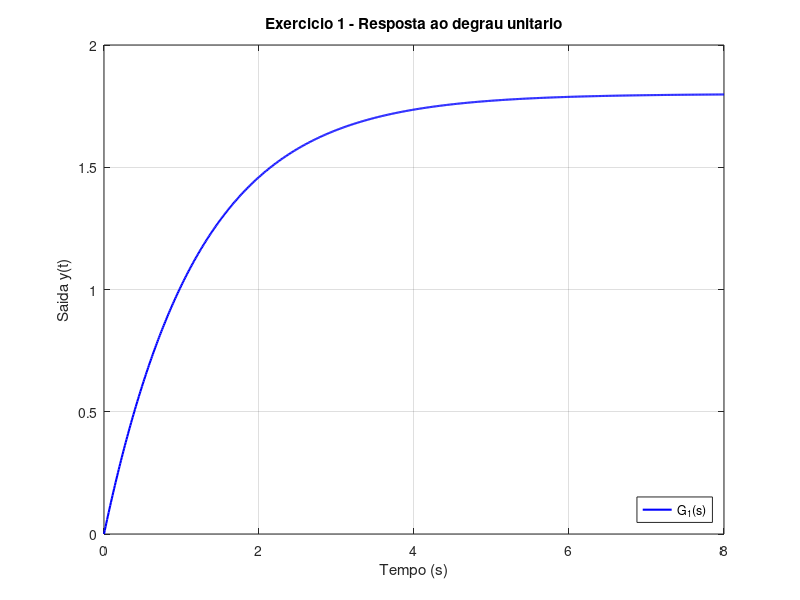
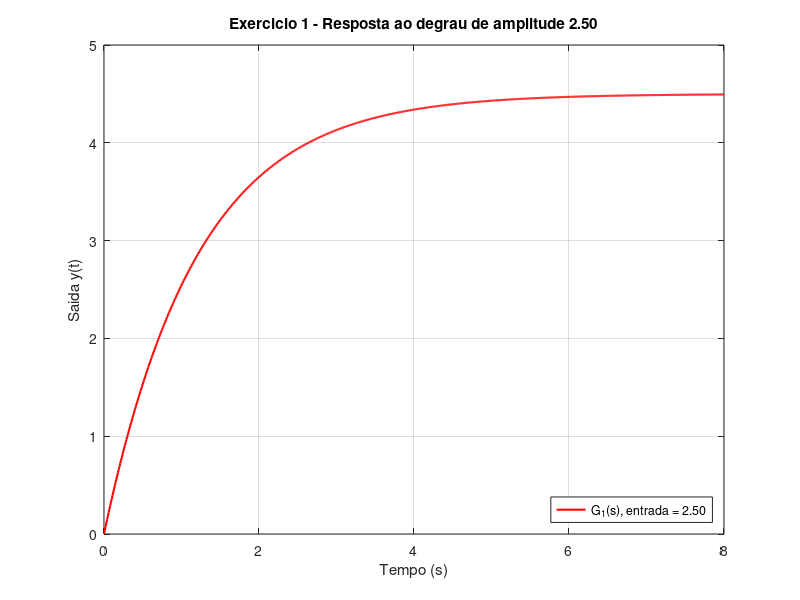

Recreate these plots in MATLAB, in order. (Note: this script raises an error after producing the figures.)
clear; clc; close all;

%% Exercicio 1 - Identificacao de um sistema de primeira ordem

K1   = 1.8;      % ganho estatico
tau1 = 1.2;      % constante de tempo [s]

G1 = tf(K1, [tau1 1]);          % G1(s) = K1 / (tau1*s + 1)

polo1   = pole(G1);
tr1     = 2.2*tau1;             % tempo de subida (10-90%)
ts1     = 4*tau1;               % tempo de acomodacao (2%)
ganho1  = dcgain(G1);           % ganho em regime permanente

fprintf('=== EXERCICIO 1 ===\n');
fprintf('Funcao de transferencia: G1(s) = %.4g / (%.4g s + 1)\n', K1, tau1);
fprintf('Ganho K = %.4g\n', K1);
fprintf('Constante de tempo tau = %.4g s\n', tau1);
fprintf('Polo do sistema = %.4f\n', polo1);
fprintf('Tempo de subida (10-90%%) = %.4f s\n', tr1);
fprintf('Tempo de acomodacao (2%%) = %.4f s\n', ts1);
fprintf('Ganho em regime permanente = %.4g\n\n', ganho1);

t = 0:0.01:8;
y1 = K1*(1 - exp(-t/tau1));     % resposta ao degrau unitario

figure;
plot(t, y1, 'b', 'LineWidth', 1.5); grid on;
xlabel('Tempo (s)'); ylabel('Saida y(t)');
title('Exercicio 1 - Resposta ao degrau unitario');
legend('G_1(s)', 'Location', 'southeast');

% Entrada em degrau de amplitude 2,5
amp1 = 2.5;
valorFinal_amp = K1*amp1;
y1_amp = amp1*y1;

fprintf('Para entrada degrau de amplitude %.2f:\n', amp1);
fprintf('Novo valor final da saida = %.4g\n\n', valorFinal_amp);

figure;
plot(t, y1_amp, 'r', 'LineWidth', 1.5); grid on;
xlabel('Tempo (s)'); ylabel('Saida y(t)');
title(sprintf('Exercicio 1 - Resposta ao degrau de amplitude %.2f', amp1));
legend(sprintf('G_1(s), entrada = %.2f', amp1), 'Location', 'southeast');

% Comentarios:
% 1) Quanto menor a constante de tempo tau, mais o polo (-1/tau) se afasta
%    da origem (mais negativo), tornando a resposta transitoria mais rapida.
% 2) O tempo de subida e o tempo de acomodacao sao diretamente
%    proporcionais a tau: aumentar tau torna a resposta mais lenta.


%% Exercicio 2 - Escolha entre tres sistemas de segunda ordem
GA = tf(25, [1 3 25]);
GB = tf(25, [1 10 25]);
GC = tf(25, [1 16 25]);

[wnA, zetaA, poloA] = damp(GA);
[wnB, zetaB, poloB] = damp(GB);
[wnC, zetaC, poloC] = damp(GC);

wnA = wnA(1); zetaA = zetaA(1);
wnB = wnB(1); zetaB = zetaB(1);
wnC = wnC(1); zetaC = zetaC(1);

tipoA = classifica_amortecimento(zetaA);
tipoB = classifica_amortecimento(zetaB);
tipoC = classifica_amortecimento(zetaC);

fprintf('=== EXERCICIO 2 ===\n');
imprime_2a_ordem('Sistema A', poloA, wnA, zetaA, tipoA, dcgain(GA));
imprime_2a_ordem('Sistema B', poloB, wnB, zetaB, tipoB, dcgain(GB));
imprime_2a_ordem('Sistema C', poloC, wnC, zetaC, tipoC, dcgain(GC));

t2 = 0:0.01:8;
yA = step(GA, t2);
yB = step(GB, t2);
yC = step(GC, t2);

figure;
plot(t2, yA, 'b', t2, yB, 'r', t2, yC, 'g', 'LineWidth', 1.5); grid on;
xlabel('Tempo (s)'); ylabel('Saida y(t)');
title('Exercicio 2 - Resposta ao degrau unitario');
legend('Sistema A (\zeta=0,30)', 'Sistema B (\zeta=1,00)', 'Sistema C (\zeta=1,60)', ...
       'Location', 'southeast');

figure;
plot(real(poloA), imag(poloA), 'bx', 'MarkerSize', 10, 'LineWidth', 2); hold on;
plot(real(poloB), imag(poloB), 'rx', 'MarkerSize', 10, 'LineWidth', 2);
plot(real(poloC), imag(poloC), 'gx', 'MarkerSize', 10, 'LineWidth', 2);
grid on; xlabel('Eixo real'); ylabel('Eixo imaginario');
title('Exercicio 2 - Posicao dos polos');
legend('Sistema A', 'Sistema B', 'Sistema C', 'Location', 'best');

fprintf('Analise: a aplicacao nao permite sobressinal, o que exclui o Sistema A\n');
fprintf('(subamortecido, zeta < 1). Entre B (criticamente amortecido) e C\n');
fprintf('(sobreamortecido), o Sistema B atinge o regime permanente mais rapido.\n');
fprintf('Sistema mais adequado: Sistema B.\n\n');

% Comentario:
% O Sistema B foi escolhido por ser o mais rapido entre os sistemas sem
% sobressinal, pois o amortecimento critico (zeta = 1) representa a menor
% razao de amortecimento capaz de evitar oscilacoes na resposta.


%% Exercicio 3 - Avaliacao de desempenho de dois sistemas de segunda ordem
G_1 = tf(16, [1 2.8 16]);
G_2 = tf(25, [1 6.5 25]);

[wn_1, zeta_1] = damp(G_1); wn_1 = wn_1(1); zeta_1 = zeta_1(1);
[wn_2, zeta_2] = damp(G_2); wn_2 = wn_2(1); zeta_2 = zeta_2(1);

fprintf('=== EXERCICIO 3 ===\n');
m1 = metricas_2a_ordem(zeta_1, wn_1, dcgain(G_1));
m2 = metricas_2a_ordem(zeta_2, wn_2, dcgain(G_2));

imprime_metricas('Sistema 1', m1);
imprime_metricas('Sistema 2', m2);

t3 = 0:0.001:8;
y_1 = step(G_1, t3);
y_2 = step(G_2, t3);

figure;
plot(t3, y_1, 'b', t3, y_2, 'r', 'LineWidth', 1.5); grid on;
xlabel('Tempo (s)'); ylabel('Saida y(t)');
title('Exercicio 3 - Resposta ao degrau unitario');
legend('Sistema 1', 'Sistema 2', 'Location', 'southeast');

fprintf('Requisitos: Mp < 10%% e ts(2%%) < 1,5 s\n');
fprintf('Sistema 1: Mp = %.2f%% (%s), ts = %.3f s (%s)\n', m1.Mp*100, ...
    aprova(m1.Mp < 0.10), m1.ts, aprova(m1.ts < 1.5));
fprintf('Sistema 2: Mp = %.2f%% (%s), ts = %.3f s (%s)\n', m2.Mp*100, ...
    aprova(m2.Mp < 0.10), m2.ts, aprova(m2.ts < 1.5));
fprintf('Sistema que atende aos requisitos: Sistema 2\n\n');

% Comentarios:
% 1) O Sistema 1 (zeta = 0,35) apresenta maior sobressinal e resposta mais
%    oscilatoria/lenta para acomodar, enquanto o Sistema 2 (zeta = 0,65) e
%    mais amortecido e se estabiliza mais rapidamente.
% 2) Apenas o Sistema 2 atende simultaneamente aos requisitos de
%    sobressinal maximo (<10%) e tempo de acomodacao (<1,5 s), sendo o
%    mais indicado para a aplicacao.


%% Exercicio 4 - Selecao de parametros para um sistema de segunda ordem
configs = struct('nome', {}, 'zeta', {}, 'wn', {});
configs(1) = struct('nome', 'Configuracao A', 'zeta', 0.35, 'wn', 6.0);
configs(2) = struct('nome', 'Configuracao B', 'zeta', 0.55, 'wn', 5.0);
configs(3) = struct('nome', 'Configuracao C', 'zeta', 0.70, 'wn', 4.0);
configs(4) = struct('nome', 'Configuracao D', 'zeta', 0.80, 'wn', 3.2);

fprintf('=== EXERCICIO 4 ===\n');
t4 = 0:0.001:8;
figure; hold on;
cores = {'b', 'r', 'g', 'm'};
metr = struct([]);

for i = 1:4
    z = configs(i).zeta; wn = configs(i).wn;
    Gi = tf(wn^2, [1 2*z*wn wn^2]);      % forma padrao de 2a ordem
    m = metricas_2a_ordem(z, wn, dcgain(Gi));
    metr = [metr, m]; %#ok<AGROW>
    imprime_metricas(configs(i).nome, m);

    yi = step(Gi, t4);
    plot(t4, yi, cores{i}, 'LineWidth', 1.5);
end

grid on; xlabel('Tempo (s)'); ylabel('Saida y(t)');
title('Exercicio 4 - Resposta ao degrau unitario');
legend({configs.nome}, 'Location', 'southeast');

fprintf('Requisitos: Mp < 10%% e ts(2%%) < 1,5 s\n');
validas = false(1,4);
for i = 1:4
    ok = metr(i).Mp < 0.10 && metr(i).ts < 1.5;
    validas(i) = ok;
    fprintf('%s: Mp = %.2f%%, ts = %.3f s -> %s\n', configs(i).nome, ...
        metr(i).Mp*100, metr(i).ts, aprova(ok));
end

idxValidas = find(validas);
[~, iMin] = min([metr(idxValidas).tr]);
melhorConfig = configs(idxValidas(iMin)).nome;
fprintf('Configuracao selecionada (menor tempo de subida entre as validas): %s\n\n', melhorConfig);

% Comentarios:
% 1) As configuracoes A e B foram descartadas por apresentarem sobressinal
%    acima de 10%%, e a configuracao D foi descartada por ultrapassar
%    levemente o tempo de acomodacao de 1,5 s.
% 2) A configuracao C foi a unica que atendeu simultaneamente aos dois
%    requisitos, sendo portanto a escolhida para a aplicacao.


%% Exercicio 5 - Comparacao entre sistemas de primeira e segunda ordem
K_A = 2; tau_A = 1.2;
GA5 = tf(K_A, [tau_A 1]);

wn_B = 4; zeta_B = 5.6/(2*wn_B);   % de s^2+5.6s+16 -> wn^2=16, 2*zeta*wn=5.6
GB5 = tf(32, [1 5.6 16]);

fprintf('=== EXERCICIO 5 (entrada degrau unitario) ===\n');
poloA5 = pole(GA5);
trA5 = 2.2*tau_A;
tsA5 = 4*tau_A;
ganhoA5 = dcgain(GA5);
fprintf('--- Equipamento A (1a ordem) ---\n');
fprintf('Polo = %.4f\n', poloA5);
fprintf('Ganho em regime permanente = %.4g\n', ganhoA5);
fprintf('Valor final (degrau unitario) = %.4g\n', ganhoA5);
fprintf('Tempo de subida (10-90%%) = %.4f s\n', trA5);
fprintf('Tempo de acomodacao (2%%) = %.4f s\n\n', tsA5);

mB5 = metricas_2a_ordem(zeta_B, wn_B, dcgain(GB5));
fprintf('--- Equipamento B (2a ordem) ---\n');
imprime_metricas('Equipamento B', mB5);

t5 = 0:0.001:8;
yA5 = step(GA5, t5);
yB5 = step(GB5, t5);

figure;
plot(t5, yA5, 'b', t5, yB5, 'r', 'LineWidth', 1.5); grid on;
xlabel('Tempo (s)'); ylabel('Saida y(t)');
title('Exercicio 5 - Resposta ao degrau unitario');
legend('Equipamento A', 'Equipamento B', 'Location', 'southeast');

% Entrada em degrau de amplitude 1,5
amp5 = 1.5;
valorFinalA_amp = ganhoA5*amp5;
valorFinalB_amp = dcgain(GB5)*amp5;
fprintf('Entrada degrau de amplitude %.2f:\n', amp5);
fprintf('Valor final Equipamento A = %.4g\n', valorFinalA_amp);
fprintf('Valor final Equipamento B = %.4g\n\n', valorFinalB_amp);

figure;
plot(t5, amp5*yA5, 'b', t5, amp5*yB5, 'r', 'LineWidth', 1.5); grid on;
xlabel('Tempo (s)'); ylabel('Saida y(t)');
title(sprintf('Exercicio 5 - Resposta ao degrau de amplitude %.2f', amp5));
legend('Equipamento A', 'Equipamento B', 'Location', 'southeast');

% Comentarios:
% 1) Quanto a rapidez: o Equipamento B (2a ordem) atinge a vizinhanca do
%    valor final mais rapidamente que o Equipamento A (1a ordem), pois seu
%    tempo de subida e de acomodacao sao menores.
% 2) Quanto ao sobressinal: o Equipamento A nao apresenta sobressinal (1a
%    ordem), enquanto o Equipamento B apresenta um pequeno sobressinal por
%    ser subamortecido (zeta < 1).
% 3) Quanto ao regime permanente: como os dois equipamentos possuem o
%    mesmo ganho estatico (K = 2), ambos atingem o mesmo valor final para
%    qualquer amplitude de entrada, mudando apenas a forma como esse valor
%    e alcancado.


%% ========================= FUNCOES LOCAIS ==============================
function tipo = classifica_amortecimento(zeta)
    if zeta < 1
        tipo = 'subamortecido';
    elseif zeta == 1
        tipo = 'criticamente amortecido';
    else
        tipo = 'sobreamortecido';
    end
end

function imprime_2a_ordem(nome, polos, wn, zeta, tipo, ganhoDC)
    fprintf('--- %s ---\n', nome);
    fprintf('Polos: %s\n', mat2str(polos, 4));
    fprintf('Frequencia natural wn = %.4f rad/s\n', wn);
    fprintf('Coeficiente de amortecimento zeta = %.4f\n', zeta);
    fprintf('Tipo de resposta: %s\n', tipo);
    fprintf('Ganho em regime permanente = %.4g\n\n', ganhoDC);
end

function m = metricas_2a_ordem(zeta, wn, ganhoDC)
    % Formulas padrao para sistema de 2a ordem subamortecido (0 < zeta < 1)
    wd    = wn*sqrt(1 - zeta^2);
    beta  = acos(zeta);
    td    = (1 + 0.7*zeta)/wn;          % tempo de atraso (50%)
    tr    = (pi - beta)/wd;             % tempo de subida (0-100%)
    tp    = pi/wd;                      % tempo de pico
    Mp    = exp(-zeta*pi/sqrt(1 - zeta^2)); % sobressinal maximo (fracao)
    ts    = 4/(zeta*wn);                % tempo de acomodacao (2%)
    peak  = ganhoDC*(1 + Mp);           % valor do primeiro pico
    polos = [-zeta*wn + 1i*wd, -zeta*wn - 1i*wd];

    m = struct('zeta', zeta, 'wn', wn, 'wd', wd, 'td', td, 'tr', tr, ...
                'tp', tp, 'Mp', Mp, 'ts', ts, 'peak', peak, ...
                'polos', polos, 'ganhoDC', ganhoDC, 'valorFinal', ganhoDC);
end

function imprime_metricas(nome, m)
    fprintf('--- %s ---\n', nome);
    fprintf('Valor final da resposta = %.4g\n', m.valorFinal);
    fprintf('Tempo de atraso (50%%) = %.4f s\n', m.td);
    fprintf('Tempo de subida (0-100%%) = %.4f s\n', m.tr);
    fprintf('Tempo de pico = %.4f s\n', m.tp);
    fprintf('Valor do primeiro pico = %.4f\n', m.peak);
    fprintf('Sobressinal maximo (Mp) = %.2f%%\n', m.Mp*100);
    fprintf('Tempo de acomodacao (2%%) = %.4f s\n', m.ts);
    fprintf('Frequencia natural wn = %.4f rad/s\n', m.wn);
    fprintf('Coeficiente de amortecimento zeta = %.4f\n', m.zeta);
    fprintf('Polos: %s\n\n', mat2str(m.polos, 4));
end

function s = aprova(cond)
    if cond
        s = 'ATENDE';
    else
        s = 'NAO ATENDE';
    end
end
